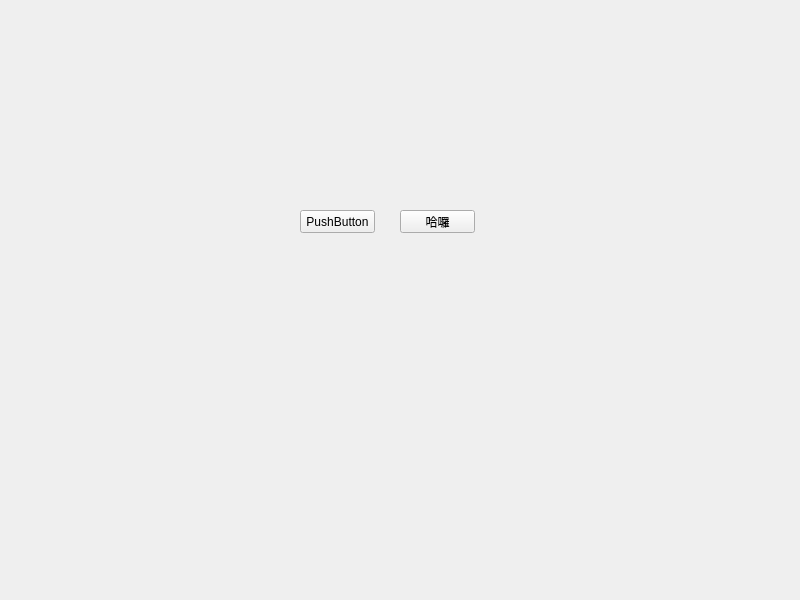
<?xml version="1.0" encoding="UTF-8"?>
<ui version="4.0">
 <class>DesginWidget</class>
 <widget class="QWidget" name="DesginWidget">
  <property name="geometry">
   <rect>
    <x>0</x>
    <y>0</y>
    <width>800</width>
    <height>600</height>
   </rect>
  </property>
  <property name="windowTitle">
   <string>DesginWidget</string>
  </property>
  <widget class="QPushButton" name="pushButton">
   <property name="geometry">
    <rect>
     <x>400</x>
     <y>210</y>
     <width>75</width>
     <height>23</height>
    </rect>
   </property>
   <property name="text">
    <string>哈囉</string>
   </property>
  </widget>
  <widget class="QPushButton" name="pushButton_2">
   <property name="geometry">
    <rect>
     <x>300</x>
     <y>210</y>
     <width>75</width>
     <height>23</height>
    </rect>
   </property>
   <property name="text">
    <string>PushButton</string>
   </property>
  </widget>
 </widget>
 <resources/>
 <connections/>
</ui>
